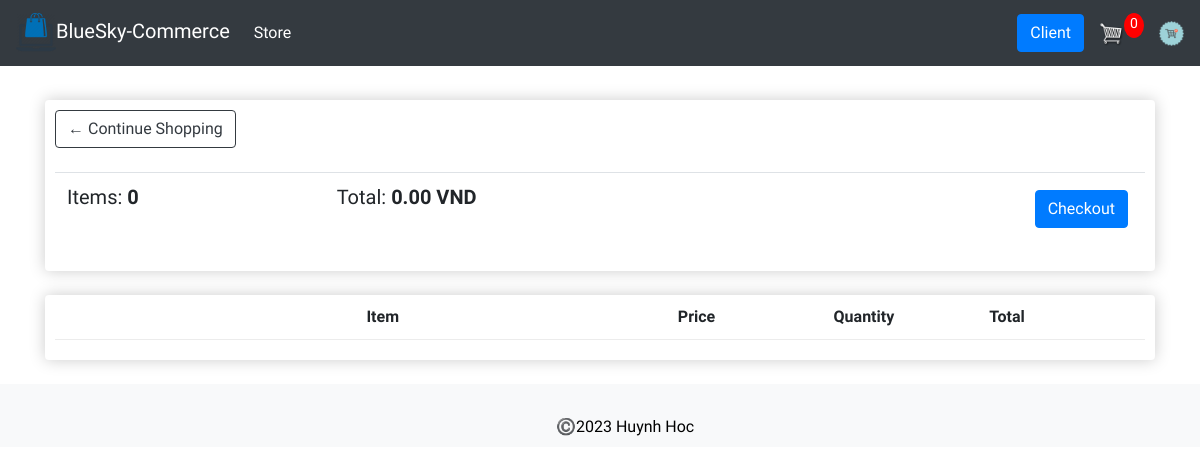
The app's page /cart/ (signed in), older data.
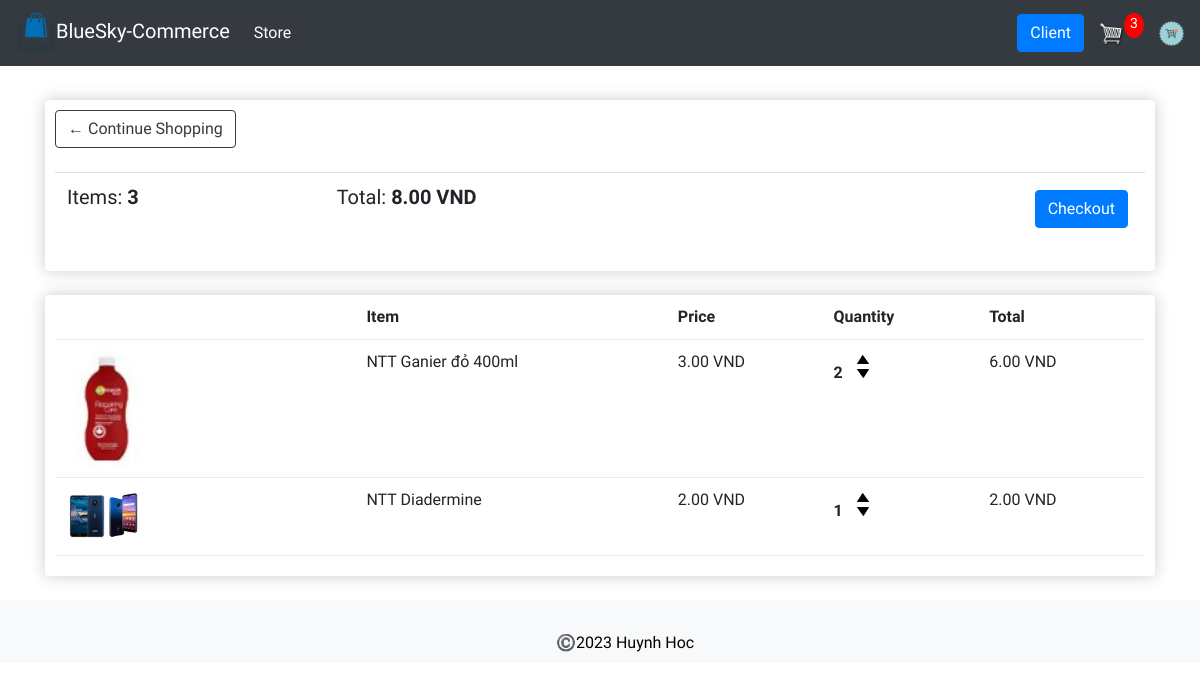
The same page, newer data.
### store/models.py (models this page shows, shortened)
class Order(models.Model):
    customer = models.ForeignKey(Customer, on_delete=models.SET_NULL, null=True, blank=True)
    date_order = models.DateTimeField(auto_now_add=True)
    complete = models.BooleanField(default=False, null=True, blank=True)
    transaction_id = models.CharField(max_length=200, null=True)
    @property
    def get_cart_total(self):
        orderitems = self.orderitem_set.all()
        total = sum([item.get_total for item in orderitems])
        return total
    @property
    def get_cart_items(self):
        orderitems = self.orderitem_set.all()
        total = sum([item.quantity for item in orderitems])
        return total

class OrderItem(models.Model):
    product = models.ForeignKey(Product, on_delete=models.SET_NULL, null=True)
    order = models.ForeignKey(Order, on_delete=models.SET_NULL, null=True)
    quantity = models.IntegerField(default=0, null=True, blank=True)
    date_added = models.DateTimeField(auto_now_add=True)
    @property
    def get_total(self):
        total = self.product.price * self.quantity
        return total

class Product(models.Model):
    productId = models.CharField(max_length=20, null=False)
    name = models.CharField(max_length=200, null=False)
    price = models.FloatField(max_length=200, null=True)
    quantity = models.IntegerField(default=0, null=True, blank=True)
    digital = models.BooleanField(default=False, null=True, blank=True)
    image = models.ImageField(null=True, blank=True)
    @property
    def imageURL(self):
        try:
            url = self.image.url
        except Exception as ex:
            print("ex url: ", ex)
            url = ''
        return url

### store/views.py (the view)
# urls.py: path('cart/', views.cart, name="cart"),
def cart(request):
    data = cartData(request)
    cartItems = data['cartItems']
    order = data['order']
    items = data['items']
    context = {'items': items, 'order': order, 'cartItems': cartItems}
    return render(request, 'store/cart.html', context)

### store/utils.py (called while the page is built)
def cartData(request):
    if request.user.is_authenticated:
        customer = request.user.customer
        order, created = Order.objects.get_or_create(customer=customer, complete=False)
        items = order.orderitem_set.all()
        cartItems = order.get_cart_items
    else:
        cookieData = cookieCart(request)
        cartItems = cookieData['cartItems']
        order = cookieData['order']
        items = cookieData['items']
    return {'cartItems': cartItems, 'order': order, 'items': items}

### templates/store/cart.html (shortened to what this page needs)
{% extends 'store/main.html' %}
{% load static %}
{% block content %}
	<div class="row">
		<div class="col-lg-12">
			<div class="box-element">
				<a  class="btn btn-outline-dark" href="{% url 'store' %}">&#x2190; Continue Shopping</a>
				<br>
				<br>
				<table class="table">
					<tr>
						<th><h5>Items: <strong>{{order.get_cart_items}}</strong></h5></th>
						<th><h5>Total:<strong> {{order.get_cart_total|floatformat:2}} VND</strong></h5></th>
						<th>
							<a  style="float:right; margin:5px;" class="btn btn-primary" href="{% url 'checkout' %}">Checkout</a>
						</th>
					</tr>
				</table>
			</div>
			<br>
			<div class="box-element">
				<div class="cart-row">
					<div style="flex:2"><strong>Item</strong></div>
					<div style="flex:1"><strong>Price</strong></div>
					<div style="flex:1"><strong>Quantity</strong></div>
					<div style="flex:1"><strong>Total</strong></div>
				</div>
				{% for item in items %}
				<div class="cart-row">
					<div style="flex:2"><img class="row-image" src="{{item.product.imageURL}}"></div>
					<div style="flex:2"><p>{{item.product.name}}</p></div>
					<div style="flex:1"><p>{{item.product.price|floatformat:2}} VND</p></div>
					<div style="flex:1">
						<p class="quantity">{{item.quantity}}</p>
						<div class="quantity">
							<img data-product="{{item.product.id}}" data-action="add" class="chg-quantity update-cart" src="{% static  'images/arrow-up.png' %}">
							<img data-product="{{item.product.id}}" data-action="remove" class="chg-quantity update-cart" src="{% static  'images/arrow-down.png' %}">
						</div>
					</div>
					<div style="flex:1"><p>{{item.get_total|floatformat:2}} VND</p></div>
				</div>
				{% endfor %}
			</div>
		</div>
	</div>
{% endblock content %}

### templates/store/main.html (shortened to what this page needs)
<!DOCTYPE html>
{% load static %}
<html>
    <head>
            <link rel="stylesheet" type="text/css" href="{% static 'css/main.css' %}">
            <link rel="stylesheet" href="https://maxcdn.bootstrapcdn.com/bootstrap/4.0.0/css/bootstrap.min.css">
     </head>
     <body style="font-family: 'Glory', sans-serif;">
        <nav class="navbar navbar-expand-lg navbar-dark bg-dark">
          <a class="navbar-brand" href="{% url 'store' %}"><img width="40px" height="40px" src="{% static 'images/logo.png' %}">BlueSky-Commerce</a>
          <div class="collapse navbar-collapse" id="navbarSupportedContent">
            <ul class="navbar-nav mr-auto">
              <li class="nav-item active">
                <a class="nav-link" href="{% url 'store' %}">Store <span class="sr-only">(current)</span></a>
              </li>
            </ul>
            <div class="form-inline my-2 my-lg-0">
                <a href="#"class="btn btn-primary">Client</a>
                <a href="{% url 'cart' %}">
                    <img  id="cart-icon" src="{% static 'images/cart.png' %}">
                </a>
                <p id="cart-total">{{ cartItems }}</p>
                <a href="{% url 'search_ordered' %}">
                    <img  id="cart-icon" src="{% static 'images/icon.ico' %}">
                </a>
            </div>
          </div>
        </nav>
         <div class="container">
                <br>
                {% block content %}
                 {% endblock content %}
                <br>
         </div>
      <nav class="navbar navbar-expand-lg navbar-light bg-light"><span style="font-family: 'Glory', sans-serif; color: black; margin-top: 2%; margin-left: 540px;"> ©️2023 Huynh Hoc</span></nav>
     </body>
</html>

### static/css/main.css (style rules this page uses)
body { background-color: hsl(0, 0%, 98%); }
h1,h2,h3,h4,h5,h6 { color:hsl(0, 0%, 30%); }
.box-element { box-shadow:hsl(0, 0%, 80%) 0 0 16px; background-color: #fff; border-radius: 4px; padding: 10px; }
.bg-dark { background-color: #4f868c!important; }
#cart-icon { width:25px; display: inline-block; margin-left: 15px; }
#cart-total { display: block; text-align: center; color:#fff; background-color: red; width: 20px; height: 25px; border-radius: 50%; font-size: 14px; }
.col-lg-4, .col-lg-6, .col-lg-8, .col-lg-12 { margin-top: 10px; }
.btn { border-radius: 0; }
.row-image { width: 100px; }
.cart-row { display: flex; align-items: flex-start; padding-bottom: 10px; margin-bottom: 10px; border-bottom: 1px solid #ececec; }
.quantity { display: inline-block; font-weight: 700; padding-right:10px; }
.chg-quantity { width: 12px; cursor: pointer; display: block; margin-top: 5px; transition:.1s; }

Row changes from the older to the newer data that the page shows:
computed for Order: get_cart_items "0" → "3"; get_cart_total "0.00" → "8.00"
added OrderItem: product.imageURL (picture), product.name "NTT Ganier đỏ 400ml", product.price "3.00", quantity "2", get_total "6.00"
added OrderItem: product.imageURL (picture), product.name "NTT Diadermine", product.price "2.00", quantity "1", get_total "2.00"
Text that changed along with them:
{{ cartItems }}: "0" → "3"
